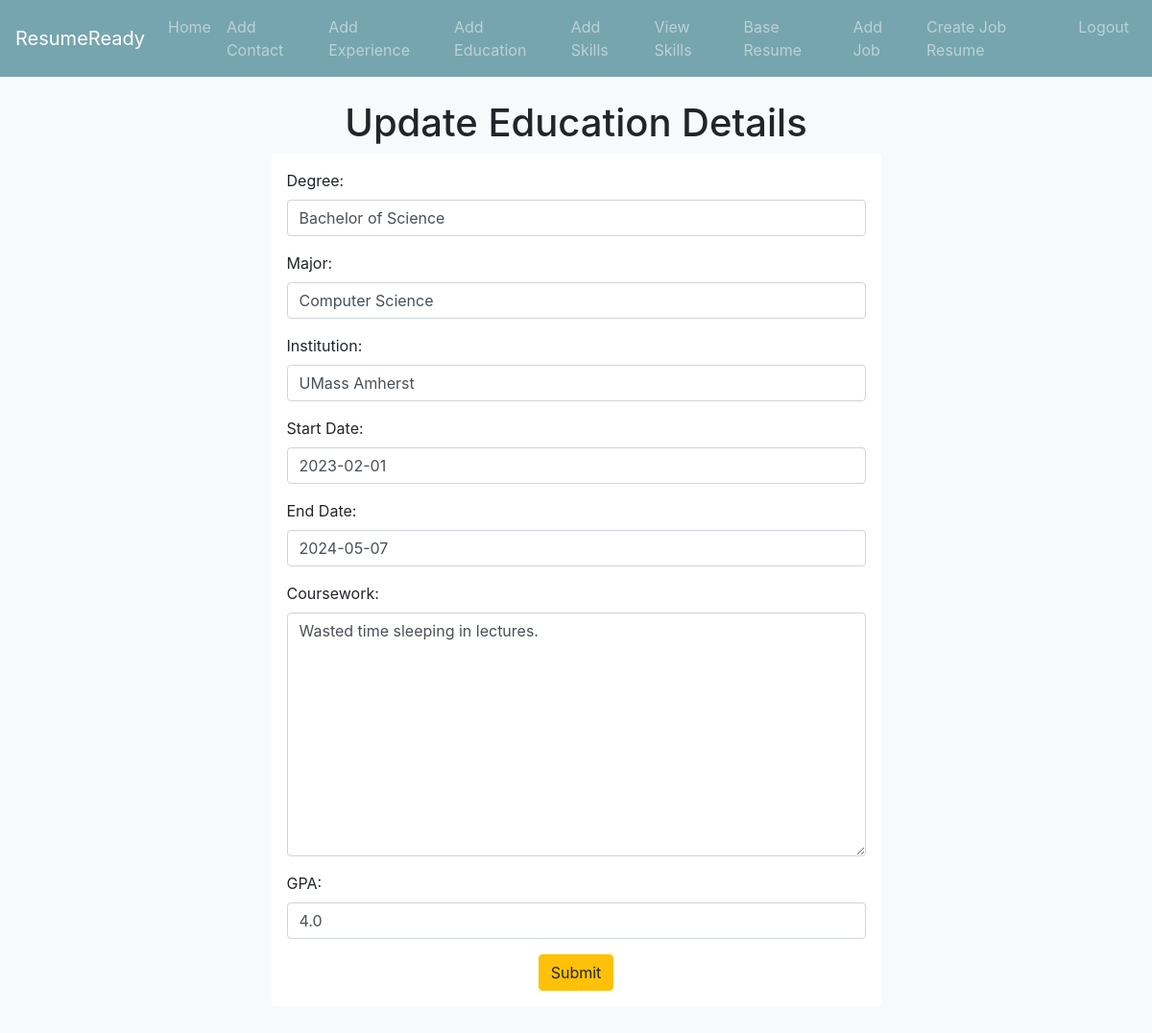
The page /update_education/2 (signed in) on the database its author committed.
### details/models.py (models this page shows, shortened)
class Education(models.Model):
    degree = models.CharField('Degree', max_length=30)
    major = models.CharField('Major', max_length=30)
    institution = models.CharField('Institution', max_length=30)
    start_date = models.DateField('Start Date')
    end_date = models.DateField('End Date')
    coursework = models.TextField(blank=True)
    gpa = models.FloatField('GPA')
    owner = models.IntegerField('Education Owner', blank=False, default=1)

### details/views.py (the view)
# urls.py: path('update_education/<educ_id>', views.update_education, name='update-education'),
def update_education(request, educ_id):
    educ = Education.objects.get(pk=educ_id)
    form = EducationForm(request.POST or None, instance=educ)
    if form.is_valid():
        form.save()
        return redirect('view-education')
    return render(request, 'details/update_education.html', {'form': form, 'education': educ})

### details/forms.py
class EducationForm(ModelForm):
    class Meta:
        model = Education
        fields = ('degree', 'major', 'institution', 'start_date', 'end_date', 'coursework', 'gpa')
    def __init__(self, *args, **kwargs):
        super(EducationForm, self).__init__(*args, **kwargs)
        self.fields['degree'].widget.attrs['class'] = 'form-control'
        self.fields['major'].widget.attrs['class'] = 'form-control'
        self.fields['institution'].widget.attrs['class'] = 'form-control'
        self.fields['start_date'].widget.attrs['class'] = 'form-control'
        self.fields['end_date'].widget.attrs['class'] = 'form-control'
        self.fields['coursework'].widget.attrs['class'] = 'form-control'
        self.fields['gpa'].widget.attrs['class'] = 'form-control'

### details/templates/details/update_education.html (shortened to what this page needs)
{% extends 'details/base.html'%}
{% block content %}
    <h1 align="center">Update Education Details</h1>
    {% if user.is_authenticated %}
    <div class="container">
        <div class="row justify-content-md-center">
            <div class="col col-lg-7">
            <form action="" method="post" class="shadow p-3 mb-5 bg-white rounded">
                {{ form.as_p }}
                <center><input type="submit" value="Submit" class="btn btn-warning"></center>
            </form>
            </div>
            </div>
            </div>
    {% else %}
        <h2> You need to be authenticated to access this page!</h2>
    {% endif %}
{% endblock %}

### rows shown on the page
Education: degree "Bachelor of Science", major "Computer Science", institution "UMass Amherst", start_date "2023-02-01", end_date "2024-05-07", coursework "Wasted time sleeping in lectures.", gpa "4.0"
